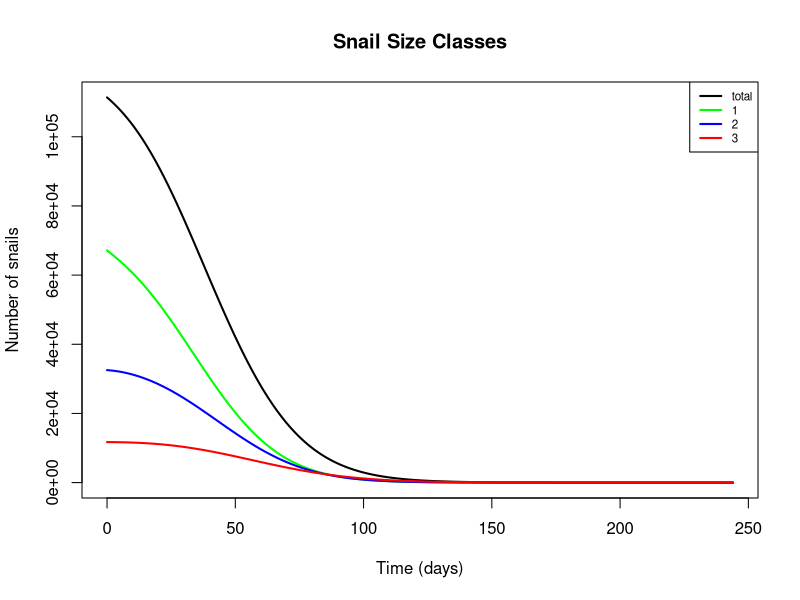
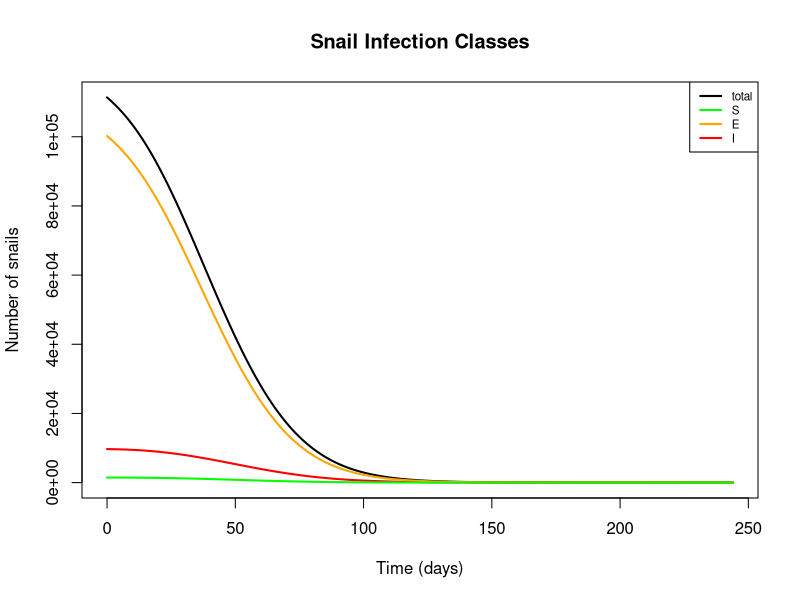
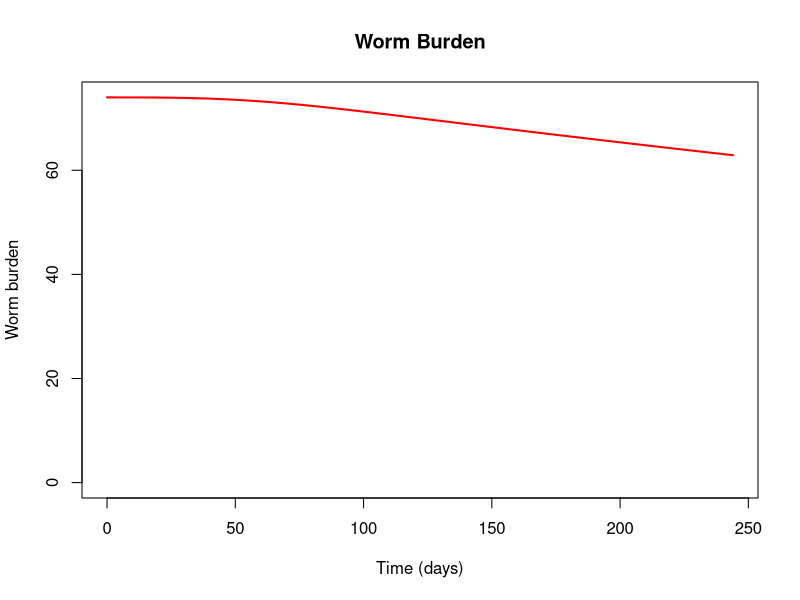
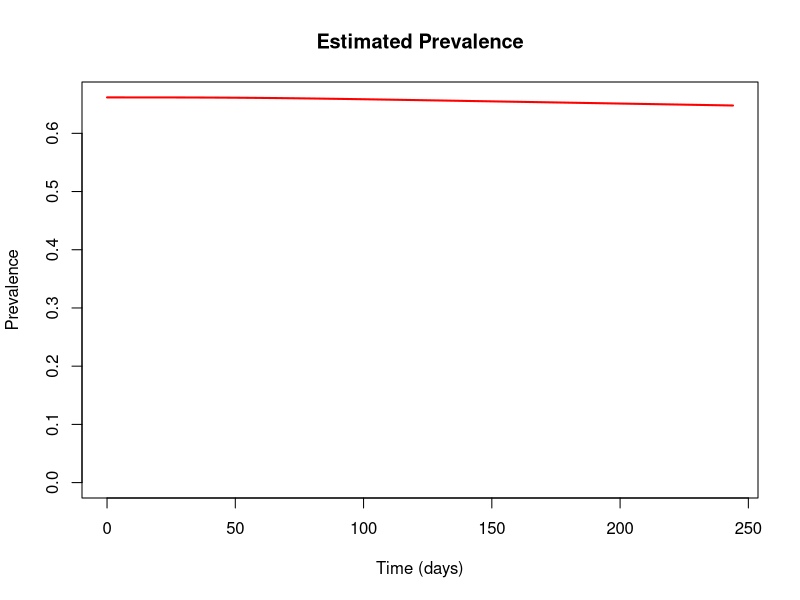
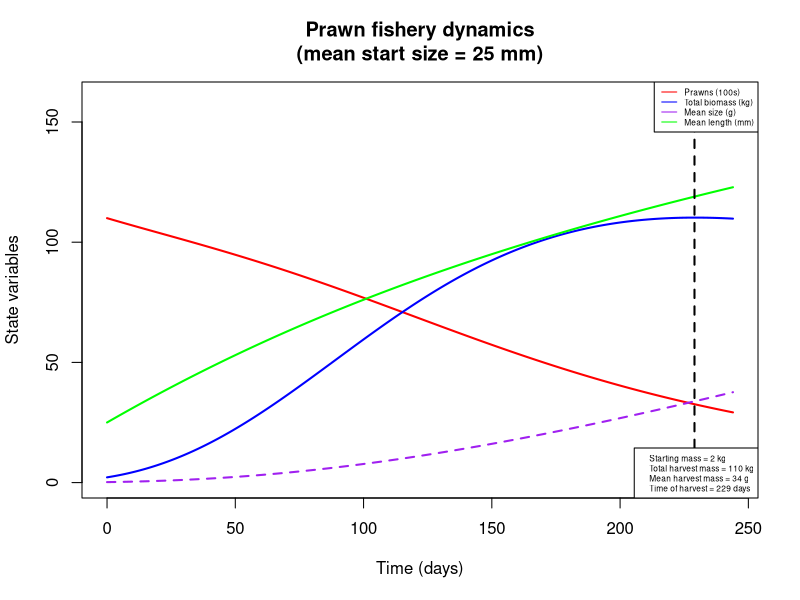
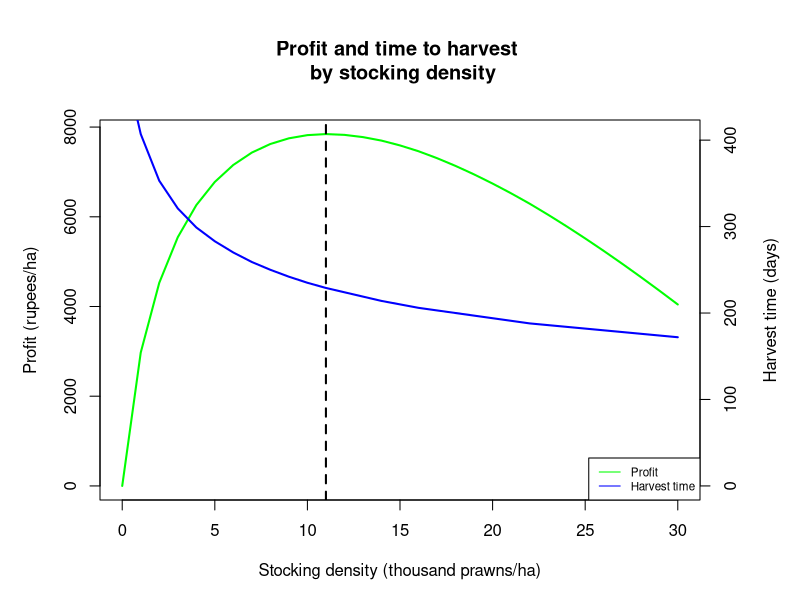
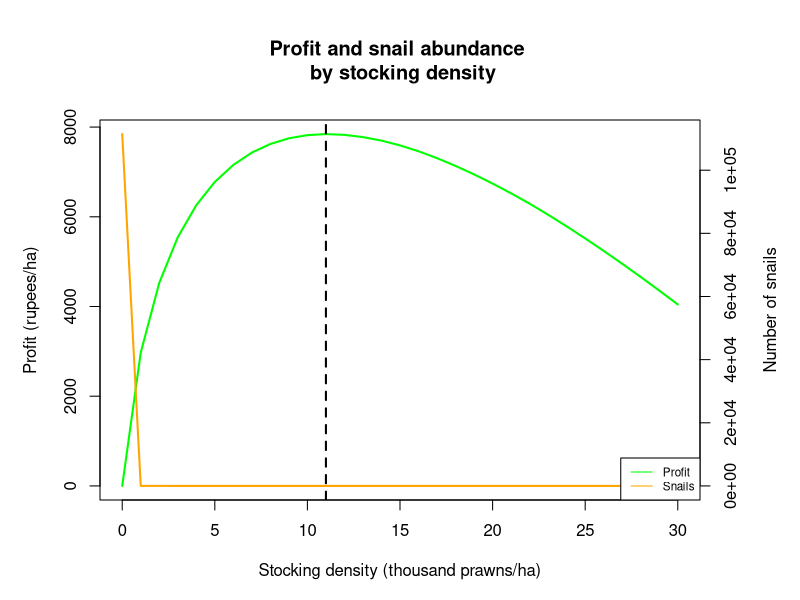
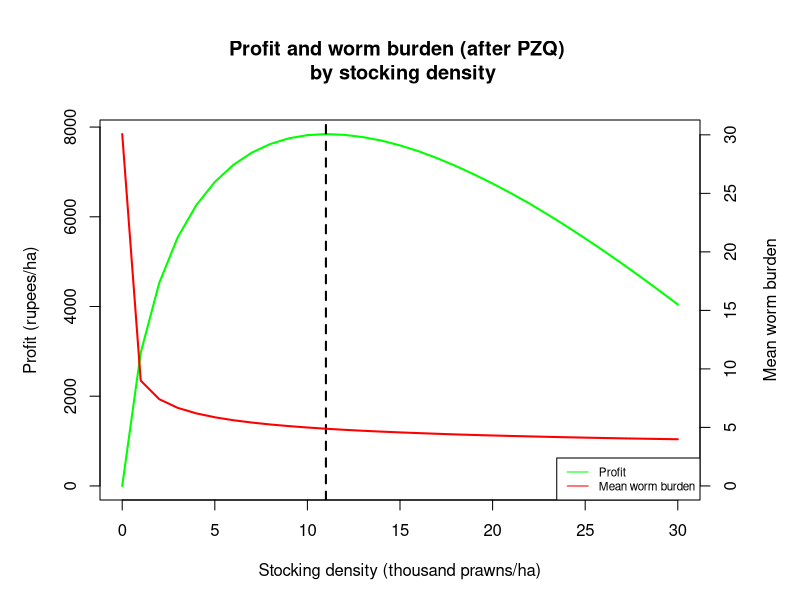

These charts were generated, in order, by the following R code:
#### Full snail-prawn model including epidemiological, predation, and aquaculture components

require(deSolve)

snail_prawn_model = function(t, n, parameters) { 
  with(as.list(parameters),{
    
    S1=n[1]
    S2=n[2]
    S3=n[3]
    E1=n[4]
    E2=n[5]
    E3=n[6]
    I2=n[7]
    I3=n[8]
    W=n[9]
    P=n[10]
    L=n[11]
    
    N1 = S1+E1     # Total snails of size class 1
    N2 = S2+E2+I2  # Total snails of size class 2
    N3 = S3+E3+I3  # Total snails of size class 3
    N = N1+N2+N3   # Total number of snails
    
    # Miracidial density per person as a function of mean worm burden (W) and miracidial shedding rate (m)
    M = m*0.5*W
    
    # Mean and total prawn biomass, converting from length (mm) to weight (g)
    Bm.p = (a.p*(L/10)^b.p)/10  
    Bm.t = P*Bm.p
    
    # Mean snail biomass in each size class, converting from length (cm) to weight (g)
    Bm.n1 = a.s*0.4^b.s  # 4mm size class
    Bm.n2 = a.s*0.8^b.s  # 8mm size class
    Bm.n3 = a.s*1.2^b.s  # 12mm size class
    
    # Prawn-to-snail mass ratios for each size class
    Bm.r1 = Bm.p / Bm.n1
    Bm.r2 = Bm.p / Bm.n2
    Bm.r3 = Bm.p / Bm.n3
    
    # Attack rates for each size class as a function of biomass ratio
    alpha1 = ar*Bm.r1
    alpha2 = ar*Bm.r2
    alpha3 = ar*Bm.r3
    
    # Adjusted attack rates, accounting for area of interest and limiting factors in the wild
    alpha_star1 = alpha1*s/A
    alpha_star2 = alpha2*s/A
    alpha_star3 = alpha3*s/A
    
    # Handling times for each size class as a function of biomass ratio
    handle1 = 1/(th*Bm.r1)
    handle2 = 1/(th*Bm.r2)
    handle3 = 1/(th*Bm.r3)
    
    # Functional responses for each size class
    psi1 = (P*alpha_star1) / (1+sum(alpha_star1*handle1*N1, alpha_star2*handle2*N2, alpha_star3*handle3*N3))
    psi2 = (P*alpha_star2) / (1+sum(alpha_star1*handle1*N1, alpha_star2*handle2*N2, alpha_star3*handle3*N3))
    psi3 = (P*alpha_star3) / (1+sum(alpha_star1*handle1*N1, alpha_star2*handle2*N2, alpha_star3*handle3*N3))
    
    ## Model equations:
    
    # Susceptible snails, class 1
    dS1dt = f*(1-N/(Kn*A))*(S2+S3+z*(E2+E3)) - muN1*S1 - psi1*S1 - g1*S1 - beta*M*H*S1
    
    # Susceptible snails, class 2
    dS2dt = g1*S1 - muN2*S2 - psi2*S2 - g2*S2 - beta*M*H*S2
    
    # Susceptible snails, class 3
    dS3dt = g2*S2 - muN3*S3 - psi3*S3 - beta*M*H*S3
    
    # Exposed (prepatent) snails, class 1
    dE1dt = beta*M*H*S1 - muN1*E1 - psi1*E1 - g1*E1 - sigma*X*E1
    
    # Exposed (prepatent) snails, class 2
    dE2dt = beta*M*H*S2 + g1*E1 - muN2*E2 - psi2*E2 - g2*E2 - sigma*E2
    
    # Exposed (prepatent) snails, class 3
    dE3dt = beta*M*H*S3 + g2*E2 - muN3*E3 - psi3*E3 - sigma*E3
    
    # Infectious (shedding) snails, class 2
    dI2dt = sigma*X*E1 + sigma*(1-rho)*E2 - (muN2 + muI)*I2 - psi2*I2 - g2*I2
    
    # Infectious (shedding) snails, class 3
    dI3dt = sigma*rho*E2 + sigma*E3 + g2*I2 - (muN3 + muI)*I3 - psi3*I3
    
    # Mean human worm burden
    dWdt = lambda*I2/A + theta*lambda*I3/A - (muW + muH)*W
    
    # Prawn abundance
    dPdt = -P*(muP*L^d + Bm.t/phi)
    
    # Mean prawn length (mm)
    dLdt = k/(1+gam*Bm.t)*(linf - L)
    
    
    return(list(c(dS1dt, dS2dt, dS3dt, dE1dt, dE2dt, dE3dt, dI2dt, dI3dt, dWdt, dPdt, dLdt)))
  }) 
} 


## Set initial values and parameters
area = 10000
nstart = c(S1 = 0.144*area, S2 = 0.002*area, S3 = 0, E1 = 6.57*area, E2 = 2.61*area, E3 = 0.843*area, 
           I2 = 0.640*area, I3 = 0.329*area, W = 74, P = 11000*area/10000, L = 25)
time = seq(0, 365*0.67, 1)

parameters=c(
  # Location parameters
  A = area,          # Area of site of interest, m^2
  H = 1000,          # Human population at site of interest
  
  # Snail reproductive parameters
  f = 0.26,          # Birth rate of adult snails (snails/reproductive snail/day, including survival to detection - more like a recruitment rate); 
                     #   adjusted from Sokolow et al. 2015 to account for the fact that class 1 snails are assumed to be juveniles and therefore don't reproduce
  Kn = 50,           # Carrying capacity of snails (snails/m^2), from Sokolow et al. 2015
  z = 0.5,           # Fraction of prepatent snails that can reproduce, from Sokolow et al. 2015
  
  # Snail growth parameters
  a.s = 0.187178454, # Allometric parameter for snail length-weight relationship, fitted to Sanna's data on B. glabrata
  b.s = 2.536764792, # Allometric parameter for snail length-weight relationship, fitted to Sanna's data on B. glabrata
  g1 = 1/37,         # Growth rate of small snails (size class transition rate, in terms of days to grow 4mm; adapted from McCreesh et al. 2014, assuming water temp. of 25 C)
  g2 = 1/62,         # Growth rate of medium snails (size class transition rate, in terms of days to grow 4mm; adapted from McCreesh et al. 2014, assuming water temp. of 25 C)
  
  # Snail mortality parameters
  muN1 = 1/40,       # Natural mortality rate of small snails (deaths/snail/day; assume mean lifespan = 50 days)
  muN2 = 1/50,       # Natural mortality rate of medium snails (deaths/snail/day; assume mean lifespan = 50 days)
  muN3 = 1/60,       # Natural mortality rate of large snails (deaths/snail/day; assume mean lifespan = 50 days)
  muI = 1/10,        # Additional mortality rate of shedding snails as a result of infection, from Sokolow et al. 2015
  
  # Prawn growth parameters
  a.p = 0.096868,    # Allometric parameter for prawn length-weight relationship, from Lalrinsanga et al. 2012 (M. rosenbergii, growout phase)
  b.p = 3.2944,      # Allometric parameter for prawn length-weight relationship, from Lalrinsanga et al. 2012 (M. rosenbergii, growout phase)
  k = 0.00339726,    # Growth coefficient, from Nwosu & Wolfi 2006 (M. vollenhovenii); alternate value for M. rosenbergii, from Sampaio & Wagner 1996: 0.0104333333
  linf = 206,        # Max length (mm), from Nwosu & Wolfi 2006 (M. vollenhovenii)
  gam = 1e-6,        # Density-dependent growth parameter (based on biomass per hectare); not yet fit
  
  # Prawn mortality parameters
  muP = 0.006136986, # Natural prawn mortality rate, from Nwosu & Wolfi 2006 (M. vollenhovenii)
  d = -0.25,         # Exponential parameter relating size with mortality; no source
  phi = 2e7,         # Density-dependent mortality parameter (based on biomass per hectare); not yet fit
  
  # Predation parameters
  ar = 0.037192,     # Coefficient for relationship between biomass ratio and attack rate, fitted to data from Sokolow et al. 2014
  th = 0.40450,      # Coefficient for relationship between biomass ratio and handling time, fitted to data from Sokolow et al. 2014
  s = 1/50,          # Scale factor limiting prawn attack rate in the wild (vs. lab conditions);
                     #   decreased from 1/10 to 1/50 in size class model to match expected elimination threshold
  
  # Infection parameters
  beta = 8e-5,       # Human-to-snail infection probability in reference area (infected snails/miracidia/snail/day); adjusted from Sokolow et al. 2015 (original value: 4e-6)
  m = 0.8,           # Miracidial shedding rate per adult female worm divided by miracidial mortality; from Sokolow et al. 2015
  sigma = 1/30,      # Latent period for exposed snails (infectious snails/exposed snail/day); adjusted from Sokolow et al. 2015 (original value: 1/50)
  X = 0,             # Fraction of exposed small snails that convert directly to medium shedding (ignored for now)
  rho = 0,           # Fraction of exposed medium snails that convert directly to large shedding (ignored for now)
  lambda = 0.05,     # Snail-to-human infection probability scaled to 1 m^2 (composite including cercarial shedding, mortality, infection, survival to patency); 
                     #   adjusted from Sokolow et al. 2015 (original value: 0.1)
  theta = 2,         # Scale factor describing increase in cercarial shedding rate in larger snails; from Chu & Dawood 1970 (estimated to be between 2 and 10)
  
  # Schisto mortality parameters
  muW = 1/(3.3*365), # Natural mortality rate of adult worms in humans, assuming average lifespan of 3.3 years, from Sokolow et al. 2015
  muH = 1/(60*365)   # Natural mortality of humans (contributing to worm mortality), assuming average lifespan of 60 years, from Sokolow et al. 2015
)


## Run model & calculate secondary outcomes of interest
output = as.data.frame(ode(nstart, time, snail_prawn_model, parameters))
output$S.t = output$S1 + output$S2 + output$S3                            # Total susceptible snails
output$E.t = output$E1 + output$E2 + output$E3                            # Total exposed snails 
output$I.t = output$I2 + output$I3                                        # Total infected snails
output$N1.t = output$S1 + output$E1                                       # Total snails of size class 1
output$N2.t = output$S2 + output$E2 + + output$I2                         # Total snails of size class 2
output$N3.t = output$S3 + output$E3 + + output$I3                         # Total snails of size class 3
output$N.t = output$S.t + output$E.t + output$I.t                         # Total snails
output$prev = pnbinom(2, size = 0.25, mu = output$W, lower.tail = FALSE)  # Estimated prevalence, using a negative binomial dist. with k = 0.25
output$B = ((parameters['a.p']*(output$L/10)^parameters['b.p'])/10)       # Mean prawn biomass, transformed from length using allometric equation
output$Bt = output$B*output$P                                             # Total prawn biomass

# Plot snail dynamics by size class
plot(x = output$time, y = output$N.t, type = 'l', col = 'black', lwd=2, xlab = 'Time (days)', 
     ylab = 'Number of snails', ylim = c(0,max(output$N.t)),
     main = 'Snail Size Classes')
lines(output$time, output$N1.t, col = 'green', lwd = 2)
lines(output$time, output$N2.t, col = 'blue', lwd = 2)
lines(output$time, output$N3.t, col = 'red', lwd = 2)
legend('topright', legend = c('total', '1', '2', '3'), lwd = 2, col = c('black', 'green', 'blue', 'red'), cex = 0.7)

# Plot snail dynamics by infection class
plot(x = output$time, y = output$N.t, type = 'l', col = 'black', lwd=2, xlab = 'Time (days)', 
     ylab = 'Number of snails', ylim = c(0,max(output$N.t)), 
     main = 'Snail Infection Classes')
lines(output$time, output$I.t, col = 'red', lwd = 2)
lines(output$time, output$E.t, col = 'orange', lwd = 2)
lines(output$time, output$S.t, col = 'green', lwd = 2)
legend('topright', legend = c('total', 'S', 'E', 'I'), lwd = 2, col = c('black', 'green', 'orange', 'red'), cex = 0.7)

# Plot mean human worm burden and prevalence of infection
plot(x = output$time, y = output$W, type = 'l', col = 'red', lwd=2, xlab = 'Time (days)', 
     ylab = 'Worm burden', ylim = c(0,max (output$W)),
     main = 'Worm Burden')
plot(x = output$time, y = output$prev, type = 'l', col = 'red', lwd=2, xlab = 'Time (days)', 
     ylab = 'Prevalence', ylim = c(0,max (output$prev)),
     main = 'Estimated Prevalence')

# Plot prawn dynamics with time to optimal harvest
start.mass.kg = output$Bt[output$time == 0]/1000
harvest.mass.kg = max(output$Bt)/1000
harvest.size = output$B[output$Bt == max(output$Bt)]  
harvest.time = output$time[output$Bt == max(output$Bt)]

plot(x = output$time, y = output$P/100, col = 'red', xlab = 'Time (days)', ylab = 'State variables', 
     type = 'l', lwd=2, xlim = c(0, max(output$time)), ylim = c(0, max(output$Bt/1000)+50),
     main = paste('Prawn fishery dynamics\n', '(mean start size = ', as.numeric(nstart[11]), ' mm)', sep = ''))
lines(x = output$time, y = output$Bt/1000, col = 'blue', lwd=2)
lines(x = output$time, y = output$B, col = 'purple', lwd=2, lty=2)
lines(x = output$time, y = output$L, col = 'green', lwd=2)
abline(v = harvest.time, lty = 2, lwd = 2)
legend('topright', legend = c('Prawns (100s)', 'Total biomass (kg)', 'Mean size (g)', 'Mean length (mm)'), 
       lty = 1, col = c('red', 'blue', 'purple', 'green'), cex = 0.5)
legend('bottomright', legend = c(paste('Starting mass =', round(start.mass.kg), 'kg', sep = ' '),
                                 paste('Total harvest mass =', round(harvest.mass.kg), 'kg', sep = ' '), 
                                 paste('Mean harvest mass =', round(harvest.size), 'g', sep = ' '), 
                                 paste('Time of harvest =', round(harvest.time), 'days', sep = ' ')), cex=0.5)


## Assess outcomes over multiple stocking densities
x = c(0:30)
nstart.loop = nstart
time = seq(0, 500, 1)
harvest = numeric(length(x))
harvest.t = numeric(length(x))
snails = numeric(length(x))
worms = numeric(length(x))
for (i in x) {
  nstart.loop['P'] = 1000*i
  output.loop = as.data.frame(ode(nstart.loop, time, snail_prawn_model, parameters))
  output.loop$S.t = output.loop$S1 + output.loop$S2 + output.loop$S3
  output.loop$E.t = output.loop$E1 + output.loop$E2 + output.loop$E3
  output.loop$I.t = output.loop$I2 + output.loop$I3
  output.loop$Inf.t = output.loop$E.t + output.loop$I.t
  output.loop$N.t = output.loop$S.t + output.loop$E.t + output.loop$I.t
  output.loop$B = ((parameters['a.p']*(output.loop$L/10)^parameters['b.p'])/10)
  output.loop$Bt = output.loop$B*output.loop$P
  harvest[i+1] = max(output.loop$Bt)/1000
  ht.tmp = output.loop$time[output.loop$Bt == max(output.loop$Bt)]
  harvest.t[i+1] = ifelse(ht.tmp != 0, ht.tmp, max(output.loop$time))
  snails[i+1] = output.loop$N.t[output.loop$time == harvest.t[i+1]]
  worms[i+1] = output.loop$W[output.loop$time == harvest.t[i+1]]
}

# Price estimates for profit calculation from Tamil Nadu Agricultural University, http://agritech.tnau.ac.in/fishery/fish_freshwaterprawn.html
p = 140                                           # Weighted average market price of prawns, in rupees/kg 
c = 600                                           # Cost of post-larvae, in rupees/1000 PL
delta = -log(1-0.1)/365                           # Discount rate, equivalent to 10%/year
profit = p*harvest*exp(-delta*(harvest.t)) - c*x  # Profit function, in terms of revenue (discounted by time to harvest) minus stocking costs 

# Plot estimated profit and time to harvest over stocking density
# (after one aquaculture cycle, starting from equilibrium)
par(mar = c(5,5,6,5))
plot(x, profit, col = 'green', xlab = 'Stocking density (thousand prawns/ha)', ylab = 'Profit (rupees/ha)',
     type = 'l', lwd = 2, main = 'Profit and time to harvest \n by stocking density')
abline(v = which.max(profit)-1, lty = 2, lwd = 2)
par(new = T)
plot(x, harvest.t, col = 'blue', axes = F, xlab = NA, ylab = NA, ylim = c(0, max(harvest.t[-1])), type = 'l', lwd = 2)
axis(side = 4)
mtext(side = 4, line = 3, 'Harvest time (days)')
legend('bottomright', legend = c('Profit', 'Harvest time'), lty = 1, col = c('green', 'blue'), cex = 0.7)

# Plot estimated profit and snail abundance over stocking density
# (after one aquaculture cycle, starting from equilibrium)
par(mar = c(5,5,6,5))
plot(x, profit, col = 'green', xlab = 'Stocking density (thousand prawns/ha)', ylab = 'Profit (rupees/ha)',
     type = 'l', lwd = 2, main = 'Profit and snail abundance \n by stocking density')
abline(v = which.max(profit)-1, lty = 2, lwd = 2)
par(new = T)
plot(x, snails, col = 'orange', axes = F, xlab = NA, ylab = NA, ylim = c(0, max(snails)), type = 'l', lwd = 2)
axis(side = 4)
mtext(side = 4, line = 3, 'Number of snails')
legend('bottomright', legend = c('Profit', 'Snails'), lty = 1, col = c('green', 'orange'), cex = 0.7)

# Rerun analysis starting after PZQ administration
nstart.loop = nstart
nstart.loop['W'] = 2
for (i in x) {
  nstart.loop['P'] = 1000*i
  output.loop = as.data.frame(ode(nstart.loop, time, snail_prawn_model, parameters))
  output.loop$S.t = output.loop$S1 + output.loop$S2 + output.loop$S3
  output.loop$E.t = output.loop$E1 + output.loop$E2 + output.loop$E3
  output.loop$I.t = output.loop$I2 + output.loop$I3
  output.loop$Inf.t = output.loop$E.t + output.loop$I.t
  output.loop$N.t = output.loop$S.t + output.loop$E.t + output.loop$I.t
  output.loop$B = ((parameters['a.p']*(output.loop$L/10)^parameters['b.p'])/10)
  output.loop$Bt = output.loop$B*output.loop$P
  harvest[i+1] = max(output.loop$Bt)/1000
  ht.tmp = output.loop$time[output.loop$Bt == max(output.loop$Bt)]
  harvest.t[i+1] = ifelse(ht.tmp != 0, ht.tmp, max(output.loop$time))
  snails[i+1] = output.loop$N.t[output.loop$time == harvest.t[i+1]]
  worms[i+1] = output.loop$W[output.loop$time == harvest.t[i+1]]
}
profit = p*harvest*exp(-delta*(harvest.t)) - c*x

# Plot estimated profit and mean worm burden over stocking density
# (after one aquaculture cycle, starting from PZQ administration)
par(mar = c(5,5,6,5))
plot(x, profit, col = 'green', xlab = 'Stocking density (thousand prawns/ha)', ylab = 'Profit (rupees/ha)',
     type = 'l', lwd = 2, main = 'Profit and worm burden (after PZQ) \n by stocking density')
abline(v = which.max(profit)-1, lty = 2, lwd = 2)
par(new = T)
plot(x, worms, col = 'red', axes = F, xlab = NA, ylab = NA, ylim = c(0, max(worms)), type = 'l', lwd = 2)
axis(side = 4)
mtext(side = 4, line = 3, 'Mean worm burden')
legend('bottomright', legend = c('Profit', 'Mean worm burden'), lty = 1, col = c('green', 'red'), cex = 0.7)
